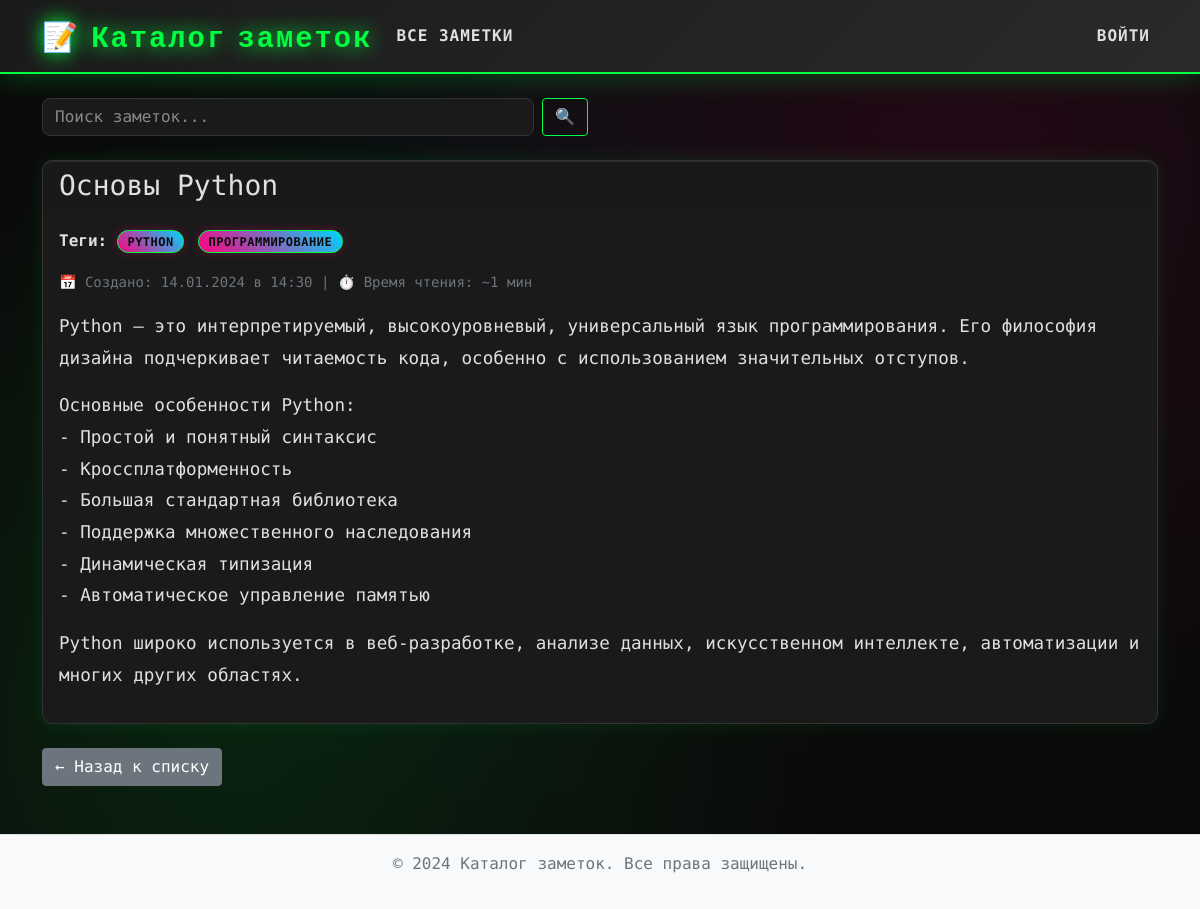
Page /notes/2/ on the committed database.
### NoteCatalog/models.py (models this page shows, shortened)
class Note(models.Model):
    title = models.CharField(max_length=200)
    body = models.TextField()
    created_at = models.DateTimeField(auto_now_add=True)
    updated_at = models.DateTimeField(auto_now=True)
    tags = models.ManyToManyField('Tag', related_name='notes', blank=True)
    class Meta:
        ordering = ['-created_at']

class Tag(models.Model):
    name = models.CharField(max_length=50)
    slug = models.SlugField(max_length=50, unique=True)
    class Meta:
        ordering = ['name']

### NoteCatalog/views.py (the view)
# urls.py: path("notes/<int:pk>/", views.NoteDetailView.as_view(), name="note_detail"),
class NoteDetailView(DetailView):
    model = Note
    template_name = 'notes/note_detail.html'
    context_object_name = 'note'
    def get_queryset(self):
        return Note.objects.prefetch_related('tags')

### NoteCatalog/templatetags/note_extras.py (called while the page is built)
@register.filter
def readtime(text):
    if not text:
        return "~0 мин"
    clean_text = re.sub(r'<[^>]+>', '', str(text))
    words = len(clean_text.split())
    minutes = words / 200
    if minutes < 1:
        return "~1 мин"
    elif minutes < 2:
        return f"~{int(minutes)} мин"
    else:
        return f"~{int(minutes)} мин"

### NoteCatalog/templates/notes/note_detail.html (shortened to what this page needs)
{% extends 'base.html' %}
{% load note_extras %}
{% block content %}
<div class="row">
    <div class="col-12">
        <div class="card">
            <div class="card-header d-flex justify-content-between align-items-center">
                <h1 class="h3 mb-0">{{ note.title }}</h1>
            </div>
            <div class="card-body">
                <div class="mb-3">
                    {% if note.tags.all %}
                        <div class="mb-3">
                            <strong>Теги:</strong>
                            {% for tag in note.tags.all %}
                                <a href="{% url 'tag_notes' tag.slug %}" class="badge bg-primary text-decoration-none me-1">
                                    {{ tag.name }}
                                </a>
                            {% endfor %}
                        </div>
                    {% endif %}
                    <div class="text-muted mb-3">
                        <small>
                            📅 Создано: {{ note.created_at|date:"d.m.Y в H:i" }}
                            | ⏱️ Время чтения: {{ note.body|readtime }}
                        </small>
                    </div>
                </div>
                <div class="note-content">
                    {{ note.body|linebreaks }}
                </div>
            </div>
        </div>
        <div class="mt-4">
            <a href="{% url 'note_list' %}" class="btn btn-secondary">← Назад к списку</a>
        </div>
    </div>
</div>
{% endblock %}

### NoteCatalog/static/css/style.css (style rules this page uses)
:root { --cyber-primary: #00ff41; --cyber-secondary: #ff0080; --cyber-accent: #00d4ff; --cyber-bg: #0a0a0a; --cyber-bg-secondary: #1a1a1a; --cyber-text: #e0e0e0; --cyber-text-dim: #888; --cyber-border: #333; --cyber-glow: 0 0 20px; }
body { font-family: 'Share Tech Mono', monospace; line-height: 1.6; color: var(--cyber-text); background: var(--cyber-bg); background-image: radial-gradient(circle at 20% 80%, rgba(0, 255, 65, 0.1) 0%, transparent 50%), radial-gradient(circle at 80% 20%, rgba(255, 0, 128, 0.1) 0%, transparent 50%), radial-gradient(circle at 40% 40%, rgba(0, 212, 255, 0.05) 0%, transparent 50%); min-height: 100vh; }
.card { background: var(--cyber-bg-secondary); border: 1px solid var(--cyber-border); border-radius: 10px; box-shadow: 0 0 20px rgba(0, 255, 65, 0.1), inset 0 1px 0 rgba(255, 255, 255, 0.1); transition: all 0.3s ease; position: relative; overflow: hidden; }
.card::before { content: ''; position: absolute; top: 0; left: -100%; width: 100%; height: 100%; background: linear-gradient(90deg, transparent, rgba(0, 255, 65, 0.1), transparent); transition: left 0.5s ease; }
.badge { font-size: 0.75rem; padding: 0.4em 0.8em; background: linear-gradient(45deg, var(--cyber-secondary), var(--cyber-accent)); color: var(--cyber-bg); border: 1px solid var(--cyber-primary); border-radius: 15px; font-weight: 600; text-transform: uppercase; letter-spacing: 0.5px; transition: all 0.3s ease; box-shadow: 0 0 10px rgba(255, 0, 128, 0.3); }
.note-content { font-size: 1.1rem; line-height: 1.8; color: var(--cyber-text); }
.note-content p { margin-bottom: 1rem; }
.card { animation: fadeIn 0.5s ease-out; }
.text-muted { color: #6c757d !important; }

### rows in the picture
Note: title "Основы Python", created_at "14.01.2024 в 14:30", body|readtime "~1 мин", body "Python — это интерпретируемый, высокоуровневый, универсальный язык программирования. Его философия дизайна подчеркивает читаемость кода, особенно с использованием значительных отступов. Основные особенности Python: - Простой и понятный синтаксис - Кроссплатформенность - Большая стандартная библиотека - Поддержка множественного наследования - Динамическая типизация - Автоматическое управление памятью Python широко используется в веб-разработке, анализе данных, искусственном интеллекте, автоматизации и многих других областях."
Tag: name "PYTHON"
Tag: name "ПРОГРАММИРОВАНИЕ"
